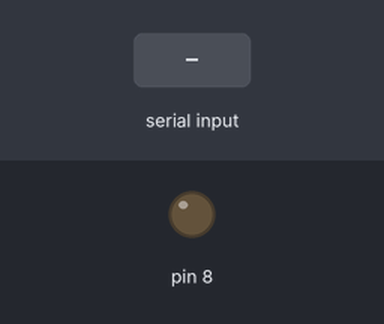
A sketch run on a simulated Arduino Uno, built with avr-gcc and run on an emulated ATmega328P. Shown: output pins drawn as LEDs (lit = HIGH). Inputs (shaded band) come from the test bench.

Above: at 1.2 s.
1.3 s: "1" received over Serial
At 2.4 s:
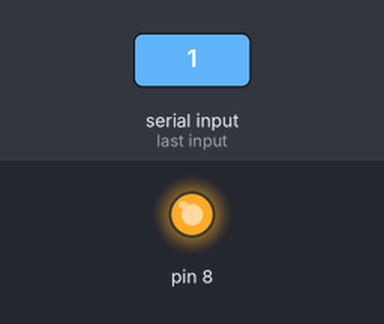
2.8 s: "0" received over Serial
At 3.6 s:
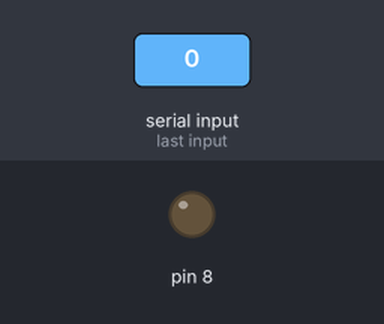
Timing chart, 0 to 5.8 s (numbered marks = the images above; inputs shaded):
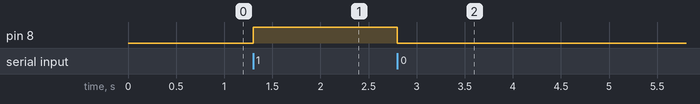

Measured:
- after the input at 1.3 s, pin 8: LOW → HIGH at once
- after the input at 2.8 s, pin 8: HIGH → LOW at once

The sketch:

arduino.ino
```cpp
char a = 'n';
void setup() {

  Serial.begin( 9600 );
  pinMode(8,OUTPUT);
}

void loop() {

if(Serial.available())
  a = Serial.read();
if(a == '1'){
  digitalWrite(8,HIGH);
  a = 'n';
}
if(a == '0'){
  digitalWrite(8,LOW);
  a = 'n';
}
}
```
